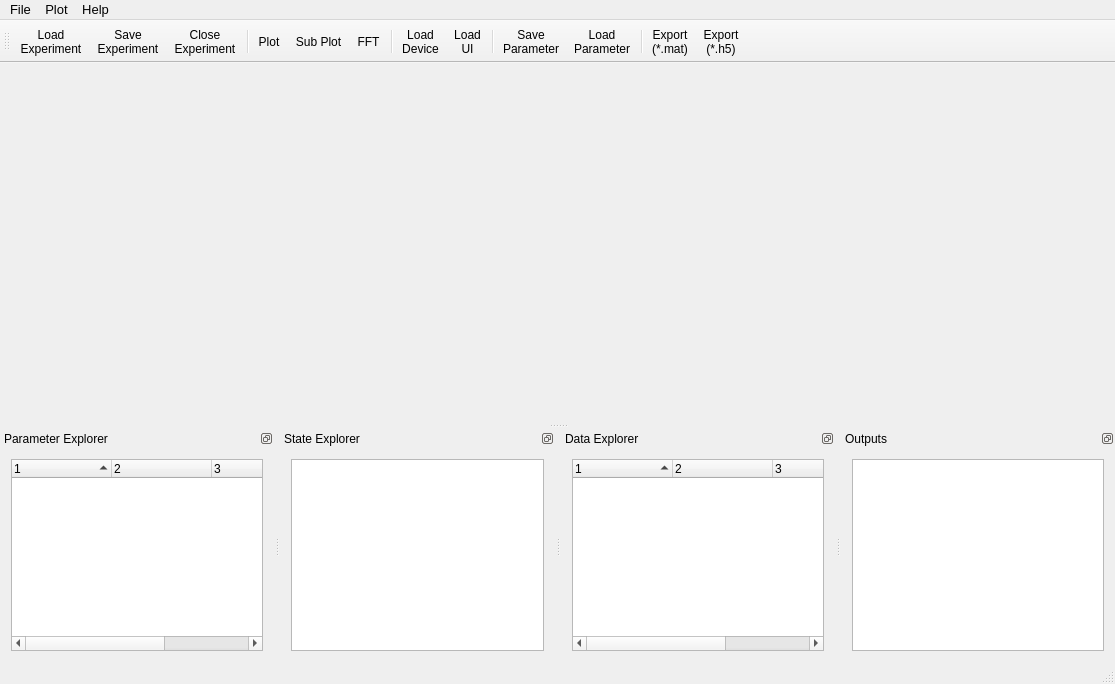
<?xml version="1.0" encoding="UTF-8"?>
<ui version="4.0">
 <class>MainWindow</class>
 <widget class="QMainWindow" name="MainWindow">
  <property name="geometry">
   <rect>
    <x>0</x>
    <y>0</y>
    <width>1115</width>
    <height>684</height>
   </rect>
  </property>
  <property name="sizePolicy">
   <sizepolicy hsizetype="Minimum" vsizetype="Minimum">
    <horstretch>0</horstretch>
    <verstretch>0</verstretch>
   </sizepolicy>
  </property>
  <property name="font">
   <font>
    <pointsize>10</pointsize>
    <kerning>true</kerning>
   </font>
  </property>
  <property name="windowTitle">
   <string>LabAnalyser</string>
  </property>
  <property name="tabShape">
   <enum>QTabWidget::TabShape::Triangular</enum>
  </property>
  <widget class="QWidget" name="centralWidget">
   <property name="sizePolicy">
    <sizepolicy hsizetype="MinimumExpanding" vsizetype="MinimumExpanding">
     <horstretch>0</horstretch>
     <verstretch>0</verstretch>
    </sizepolicy>
   </property>
   <layout class="QGridLayout" name="gridLayout_5">
    <property name="leftMargin">
     <number>0</number>
    </property>
    <property name="topMargin">
     <number>10</number>
    </property>
    <property name="rightMargin">
     <number>0</number>
    </property>
    <property name="bottomMargin">
     <number>10</number>
    </property>
   </layout>
  </widget>
  <widget class="QMenuBar" name="menuBarI">
   <property name="geometry">
    <rect>
     <x>0</x>
     <y>0</y>
     <width>1115</width>
     <height>24</height>
    </rect>
   </property>
   <widget class="QMenu" name="menu">
    <property name="title">
     <string>File</string>
    </property>
    <addaction name="actionLoadPlugin"/>
    <addaction name="actionLoad_Form"/>
    <addaction name="separator"/>
    <addaction name="actionLoadExperiment"/>
    <addaction name="actionSave"/>
    <addaction name="actionSave_Experiment"/>
    <addaction name="Close_Project"/>
    <addaction name="separator"/>
    <addaction name="actionLoad_Parameter_File"/>
    <addaction name="actionSave_Parameter_Set"/>
    <addaction name="separator"/>
    <addaction name="actionDaten_Exportieren_mat"/>
    <addaction name="actionExport_Data_h5"/>
    <addaction name="separator"/>
    <addaction name="actionMinimize_to_Tray"/>
    <addaction name="actionBeenden"/>
   </widget>
   <widget class="QMenu" name="menuPlot">
    <property name="title">
     <string>Plot</string>
    </property>
    <addaction name="actionFFT"/>
    <addaction name="actionCreatePlot"/>
    <addaction name="actionCreate_Subplot"/>
   </widget>
   <widget class="QMenu" name="menuHilfe">
    <property name="title">
     <string>Help</string>
    </property>
    <addaction name="actionRemote_Connection_Port_2"/>
    <addaction name="separator"/>
    <addaction name="actionAbout"/>
   </widget>
   <addaction name="menu"/>
   <addaction name="menuPlot"/>
   <addaction name="menuHilfe"/>
  </widget>
  <widget class="QStatusBar" name="statusBar"/>
  <widget class="QToolBar" name="toolBar">
   <property name="font">
    <font>
     <pointsize>9</pointsize>
     <bold>false</bold>
     <kerning>true</kerning>
    </font>
   </property>
   <property name="acceptDrops">
    <bool>false</bool>
   </property>
   <property name="windowTitle">
    <string>toolBar</string>
   </property>
   <property name="iconSize">
    <size>
     <width>50</width>
     <height>24</height>
    </size>
   </property>
   <property name="toolButtonStyle">
    <enum>Qt::ToolButtonStyle::ToolButtonTextUnderIcon</enum>
   </property>
   <property name="floatable">
    <bool>true</bool>
   </property>
   <attribute name="toolBarArea">
    <enum>TopToolBarArea</enum>
   </attribute>
   <attribute name="toolBarBreak">
    <bool>false</bool>
   </attribute>
   <addaction name="actionLoadExperiment"/>
   <addaction name="actionSave"/>
   <addaction name="Close_Project"/>
   <addaction name="separator"/>
   <addaction name="actionCreatePlot"/>
   <addaction name="actionCreate_Subplot"/>
   <addaction name="actionFFT"/>
   <addaction name="separator"/>
   <addaction name="actionLoadPlugin"/>
   <addaction name="actionLoad_Form"/>
   <addaction name="separator"/>
   <addaction name="actionSave_Parameter_Set"/>
   <addaction name="actionLoad_Parameter_File"/>
   <addaction name="separator"/>
   <addaction name="actionDaten_Exportieren_mat"/>
   <addaction name="actionExport_Data_h5"/>
  </widget>
  <widget class="QDockWidget" name="ParameterDock">
   <property name="sizePolicy">
    <sizepolicy hsizetype="Minimum" vsizetype="Preferred">
     <horstretch>0</horstretch>
     <verstretch>0</verstretch>
    </sizepolicy>
   </property>
   <property name="font">
    <font>
     <pointsize>9</pointsize>
     <kerning>true</kerning>
    </font>
   </property>
   <property name="floating">
    <bool>false</bool>
   </property>
   <property name="features">
    <set>QDockWidget::DockWidgetFeature::DockWidgetFloatable|QDockWidget::DockWidgetFeature::DockWidgetMovable</set>
   </property>
   <property name="allowedAreas">
    <set>Qt::DockWidgetArea::BottomDockWidgetArea|Qt::DockWidgetArea::RightDockWidgetArea</set>
   </property>
   <property name="windowTitle">
    <string>Parameter Explorer</string>
   </property>
   <attribute name="dockWidgetArea">
    <number>8</number>
   </attribute>
   <widget class="QWidget" name="dockWidgetContents_10">
    <layout class="QHBoxLayout" name="horizontalLayout_3">
     <item>
      <widget class="TreeWidgetCustomDrop" name="ParameterTreeWidget">
       <property name="verticalScrollBarPolicy">
        <enum>Qt::ScrollBarPolicy::ScrollBarAsNeeded</enum>
       </property>
       <property name="showDropIndicator" stdset="0">
        <bool>true</bool>
       </property>
       <property name="dragEnabled">
        <bool>true</bool>
       </property>
       <property name="dragDropMode">
        <enum>QAbstractItemView::DragDropMode::DragOnly</enum>
       </property>
       <property name="defaultDropAction">
        <enum>Qt::DropAction::CopyAction</enum>
       </property>
       <property name="selectionMode">
        <enum>QAbstractItemView::SelectionMode::ExtendedSelection</enum>
       </property>
       <property name="animated">
        <bool>false</bool>
       </property>
       <property name="columnCount">
        <number>4</number>
       </property>
       <attribute name="headerVisible">
        <bool>true</bool>
       </attribute>
       <attribute name="headerCascadingSectionResizes">
        <bool>true</bool>
       </attribute>
       <attribute name="headerDefaultSectionSize">
        <number>100</number>
       </attribute>
       <attribute name="headerShowSortIndicator" stdset="0">
        <bool>true</bool>
       </attribute>
       <attribute name="headerStretchLastSection">
        <bool>true</bool>
       </attribute>
       <column>
        <property name="text">
         <string notr="true">1</string>
        </property>
       </column>
       <column>
        <property name="text">
         <string notr="true">2</string>
        </property>
       </column>
       <column>
        <property name="text">
         <string notr="true">3</string>
        </property>
       </column>
       <column>
        <property name="text">
         <string notr="true">4</string>
        </property>
       </column>
      </widget>
     </item>
    </layout>
   </widget>
  </widget>
  <widget class="QDockWidget" name="StateDock">
   <property name="font">
    <font>
     <pointsize>9</pointsize>
     <kerning>true</kerning>
    </font>
   </property>
   <property name="features">
    <set>QDockWidget::DockWidgetFeature::DockWidgetFloatable|QDockWidget::DockWidgetFeature::DockWidgetMovable</set>
   </property>
   <property name="allowedAreas">
    <set>Qt::DockWidgetArea::BottomDockWidgetArea|Qt::DockWidgetArea::RightDockWidgetArea</set>
   </property>
   <property name="windowTitle">
    <string>State Explorer</string>
   </property>
   <attribute name="dockWidgetArea">
    <number>8</number>
   </attribute>
   <widget class="QWidget" name="dockWidgetContents">
    <layout class="QGridLayout" name="gridLayout">
     <item row="0" column="0">
      <widget class="TreeWidgetCustomDrop" name="StateTreeWidget">
       <property name="verticalScrollBarPolicy">
        <enum>Qt::ScrollBarPolicy::ScrollBarAsNeeded</enum>
       </property>
       <property name="dragEnabled">
        <bool>true</bool>
       </property>
       <property name="animated">
        <bool>false</bool>
       </property>
       <attribute name="headerVisible">
        <bool>false</bool>
       </attribute>
       <column>
        <property name="text">
         <string notr="true">1</string>
        </property>
       </column>
      </widget>
     </item>
    </layout>
   </widget>
  </widget>
  <widget class="QDockWidget" name="DataDock">
   <property name="font">
    <font>
     <pointsize>9</pointsize>
     <kerning>true</kerning>
    </font>
   </property>
   <property name="features">
    <set>QDockWidget::DockWidgetFeature::DockWidgetFloatable|QDockWidget::DockWidgetFeature::DockWidgetMovable</set>
   </property>
   <property name="allowedAreas">
    <set>Qt::DockWidgetArea::BottomDockWidgetArea|Qt::DockWidgetArea::RightDockWidgetArea</set>
   </property>
   <property name="windowTitle">
    <string>Data Explorer</string>
   </property>
   <attribute name="dockWidgetArea">
    <number>8</number>
   </attribute>
   <widget class="QWidget" name="dockWidgetContents_2">
    <layout class="QGridLayout" name="gridLayout_2">
     <item row="0" column="0">
      <widget class="TreeWidgetCustomDrop" name="DataTreeWidget">
       <property name="verticalScrollBarPolicy">
        <enum>Qt::ScrollBarPolicy::ScrollBarAsNeeded</enum>
       </property>
       <property name="dragEnabled">
        <bool>true</bool>
       </property>
       <property name="selectionMode">
        <enum>QAbstractItemView::SelectionMode::ExtendedSelection</enum>
       </property>
       <property name="animated">
        <bool>false</bool>
       </property>
       <property name="columnCount">
        <number>4</number>
       </property>
       <attribute name="headerVisible">
        <bool>true</bool>
       </attribute>
       <attribute name="headerCascadingSectionResizes">
        <bool>true</bool>
       </attribute>
       <attribute name="headerShowSortIndicator" stdset="0">
        <bool>true</bool>
       </attribute>
       <column>
        <property name="text">
         <string notr="true">1</string>
        </property>
       </column>
       <column>
        <property name="text">
         <string notr="true">2</string>
        </property>
       </column>
       <column>
        <property name="text">
         <string notr="true">3</string>
        </property>
       </column>
       <column>
        <property name="text">
         <string notr="true">4</string>
        </property>
       </column>
      </widget>
     </item>
    </layout>
   </widget>
  </widget>
  <widget class="QDockWidget" name="OutputDock">
   <property name="font">
    <font>
     <pointsize>9</pointsize>
     <kerning>true</kerning>
    </font>
   </property>
   <property name="features">
    <set>QDockWidget::DockWidgetFeature::DockWidgetFloatable|QDockWidget::DockWidgetFeature::DockWidgetMovable</set>
   </property>
   <property name="allowedAreas">
    <set>Qt::DockWidgetArea::BottomDockWidgetArea|Qt::DockWidgetArea::RightDockWidgetArea</set>
   </property>
   <property name="windowTitle">
    <string>Outputs</string>
   </property>
   <attribute name="dockWidgetArea">
    <number>8</number>
   </attribute>
   <widget class="QWidget" name="dockWidgetContents_3">
    <layout class="QGridLayout" name="gridLayout_3">
     <item row="0" column="0">
      <widget class="QPlainTextEdit" name="OutputText">
       <property name="undoRedoEnabled">
        <bool>false</bool>
       </property>
       <property name="textInteractionFlags">
        <set>Qt::TextInteractionFlag::TextSelectableByMouse</set>
       </property>
      </widget>
     </item>
    </layout>
   </widget>
  </widget>
  <action name="actionBeenden">
   <property name="text">
    <string>Quit</string>
   </property>
   <property name="shortcut">
    <string>Ctrl+Q</string>
   </property>
  </action>
  <action name="actionLoad_Form">
   <property name="icon">
    <iconset resource="../../resources/resources.qrc">
     <normaloff>:/icons/icons/collage-line.png</normaloff>:/icons/icons/collage-line.png</iconset>
   </property>
   <property name="text">
    <string>Load User Interface</string>
   </property>
   <property name="iconText">
    <string>Load
UI</string>
   </property>
   <property name="toolTip">
    <string>Load User Interface Files, created with QT Designer</string>
   </property>
   <property name="shortcut">
    <string>Ctrl+U</string>
   </property>
  </action>
  <action name="actionCreatePlot">
   <property name="icon">
    <iconset resource="../../resources/resources.qrc">
     <normaloff>:/icons/icons/plot.png</normaloff>:/icons/icons/plot.png</iconset>
   </property>
   <property name="text">
    <string>Plot</string>
   </property>
   <property name="toolTip">
    <string>Create Plot Window</string>
   </property>
  </action>
  <action name="actionCreate_Subplot">
   <property name="icon">
    <iconset resource="../../resources/resources.qrc">
     <normaloff>:/icons/icons/subplot.png</normaloff>:/icons/icons/subplot.png</iconset>
   </property>
   <property name="text">
    <string>Sub Plot</string>
   </property>
   <property name="toolTip">
    <string>Create SubPlot Window</string>
   </property>
  </action>
  <action name="actionLoadPlugin">
   <property name="checkable">
    <bool>false</bool>
   </property>
   <property name="icon">
    <iconset resource="../../resources/resources.qrc">
     <normaloff>:/icons/icons/base-station-line.png</normaloff>:/icons/icons/base-station-line.png</iconset>
   </property>
   <property name="text">
    <string>Load Device Plugin</string>
   </property>
   <property name="iconText">
    <string>Load
Device</string>
   </property>
   <property name="shortcut">
    <string>Ctrl+D</string>
   </property>
  </action>
  <action name="actionSave_Experiment">
   <property name="icon">
    <iconset resource="../../resources/resources.qrc">
     <normaloff>:/icons/icons/save-3-line.png</normaloff>:/icons/icons/save-3-line.png</iconset>
   </property>
   <property name="text">
    <string>Save Experiment As</string>
   </property>
  </action>
  <action name="actionLoadExperiment">
   <property name="icon">
    <iconset resource="../../resources/resources.qrc">
     <normaloff>:/icons/icons/folder-open-line.png</normaloff>:/icons/icons/folder-open-line.png</iconset>
   </property>
   <property name="text">
    <string>Load Experiment</string>
   </property>
   <property name="iconText">
    <string>Load
Experiment</string>
   </property>
   <property name="toolTip">
    <string>Load Experiment</string>
   </property>
   <property name="shortcut">
    <string>Ctrl+O</string>
   </property>
  </action>
  <action name="Close_Project">
   <property name="icon">
    <iconset resource="../../resources/resources.qrc">
     <normaloff>:/icons/icons/close-fill.png</normaloff>:/icons/icons/close-fill.png</iconset>
   </property>
   <property name="text">
    <string>Close Experiment</string>
   </property>
   <property name="iconText">
    <string>Close
Experiment</string>
   </property>
   <property name="toolTip">
    <string>Close Project</string>
   </property>
   <property name="shortcut">
    <string>Ctrl+Shift+Q</string>
   </property>
  </action>
  <action name="actionDaten_Exportieren_mat">
   <property name="icon">
    <iconset resource="../../resources/resources.qrc">
     <normaloff>:/icons/icons/file-code-line (1).png</normaloff>:/icons/icons/file-code-line (1).png</iconset>
   </property>
   <property name="text">
    <string>Export Data (*.mat)</string>
   </property>
   <property name="iconText">
    <string>Export
(*.mat)</string>
   </property>
   <property name="shortcut">
    <string>Ctrl+E</string>
   </property>
  </action>
  <action name="actionSave">
   <property name="icon">
    <iconset resource="../../resources/resources.qrc">
     <normaloff>:/icons/icons/save-3-fill.png</normaloff>:/icons/icons/save-3-fill.png</iconset>
   </property>
   <property name="text">
    <string>Save Experiment</string>
   </property>
   <property name="iconText">
    <string>Save
Experiment</string>
   </property>
   <property name="shortcut">
    <string>Ctrl+S</string>
   </property>
  </action>
  <action name="actionMinimize_to_Tray">
   <property name="text">
    <string>Minimize to Tray</string>
   </property>
  </action>
  <action name="actionAbout_LabAnalyzer">
   <property name="text">
    <string>About LabAnalyser</string>
   </property>
  </action>
  <action name="actionLoad_Parameter_File">
   <property name="icon">
    <iconset resource="../../resources/resources.qrc">
     <normaloff>:/icons/icons/list-settings-line.png</normaloff>:/icons/icons/list-settings-line.png</iconset>
   </property>
   <property name="text">
    <string>Load Parameter File</string>
   </property>
   <property name="iconText">
    <string>Load
Parameter</string>
   </property>
   <property name="shortcut">
    <string>Ctrl+Shift+L</string>
   </property>
  </action>
  <action name="actionSave_Parameter_Set">
   <property name="icon">
    <iconset resource="../../resources/resources.qrc">
     <normaloff>:/icons/icons/list-settings-fill.png</normaloff>:/icons/icons/list-settings-fill.png</iconset>
   </property>
   <property name="text">
    <string>Save Parameter Set</string>
   </property>
   <property name="iconText">
    <string>Save
Parameter</string>
   </property>
   <property name="shortcut">
    <string>Ctrl+Shift+S</string>
   </property>
  </action>
  <action name="actionAbout">
   <property name="icon">
    <iconset resource="../../resources/resources.qrc">
     <normaloff>:/icons/icons/sym_about.png</normaloff>:/icons/icons/sym_about.png</iconset>
   </property>
   <property name="text">
    <string>About</string>
   </property>
  </action>
  <action name="actionExport_Data_h5">
   <property name="icon">
    <iconset resource="../../resources/resources.qrc">
     <normaloff>:/icons/icons/file-code-line (1).png</normaloff>:/icons/icons/file-code-line (1).png</iconset>
   </property>
   <property name="text">
    <string>Export Data (*.h5)</string>
   </property>
   <property name="iconText">
    <string>Export 
(*.h5)</string>
   </property>
  </action>
  <action name="actionRemote_Connection_Port">
   <property name="text">
    <string>Remote Connection Port</string>
   </property>
  </action>
  <action name="actionRemote_Connection_Port_2">
   <property name="text">
    <string>Remote Connection Port</string>
   </property>
  </action>
  <action name="actionFFT">
   <property name="icon">
    <iconset resource="../../resources/resources.qrc">
     <normaloff>:/icons/icons/fft.png</normaloff>:/icons/icons/fft.png</iconset>
   </property>
   <property name="text">
    <string>FFT</string>
   </property>
  </action>
 </widget>
 <layoutdefault spacing="6" margin="11"/>
 <customwidgets>
  <customwidget>
   <class>TreeWidgetCustomDrop</class>
   <extends>QTreeWidget</extends>
   <header>treewidgetcustomdrop.h</header>
  </customwidget>
 </customwidgets>
 <resources>
  <include location="../../resources/resources.qrc"/>
 </resources>
 <connections/>
</ui>
